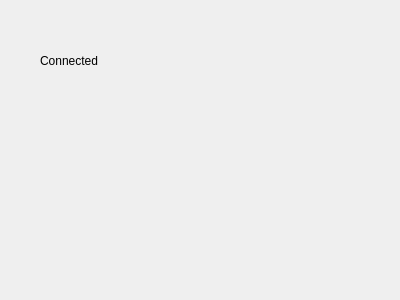
<?xml version="1.0" encoding="UTF-8"?>
<ui version="4.0">
 <class>Lobby</class>
 <widget class="QDialog" name="Lobby">
  <property name="geometry">
   <rect>
    <x>0</x>
    <y>0</y>
    <width>400</width>
    <height>300</height>
   </rect>
  </property>
  <property name="windowTitle">
   <string>Lobby</string>
  </property>
  <widget class="QLabel" name="label">
   <property name="geometry">
    <rect>
     <x>40</x>
     <y>50</y>
     <width>111</width>
     <height>21</height>
    </rect>
   </property>
   <property name="text">
    <string>Connected</string>
   </property>
  </widget>
 </widget>
 <resources/>
 <connections/>
</ui>
